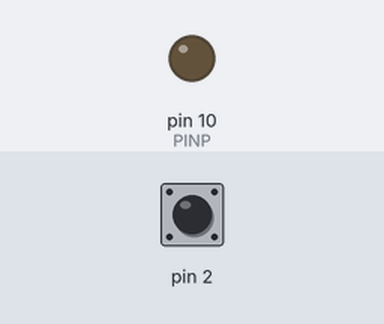
A sketch run on a simulated Arduino Uno, built with avr-gcc and run on an emulated ATmega328P. Parts: output pins drawn as LEDs (lit = HIGH). The test bench sets the inputs (shaded band); at power-on: pin 2 HIGH.

Above: at 1.2 s.
1.3 s: pin 2 pulled LOW for 0.15 s
At 2.5 s:
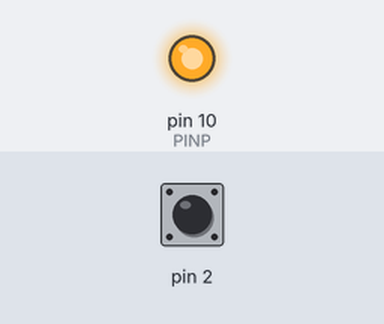
2.9 s: pin 2 pulled LOW for 1 s
At 3.8 s:
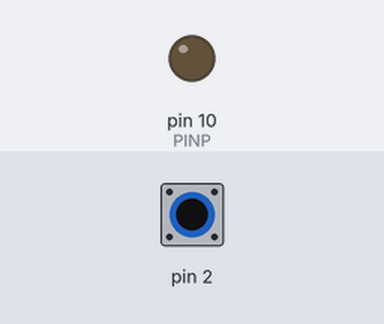
5.4 s: pin 2 pulled LOW for 3.2 s
At 5.7 s:
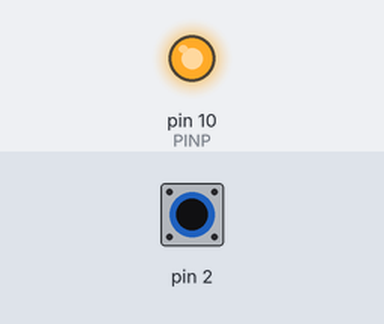
Timing chart, 0 to 8.4 s (numbered marks = the images above; inputs shaded):
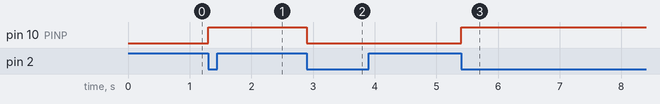

The sketch:

4c.ino
```cpp
#define PINP PB2   // PORTB bit 2
#define PINR PB2   // same pin

volatile bool state = false;

void setup() {
  DDRD &= ~(1 << PD2);   // PD2 as input for INT0
  PORTD |= (1 << PD2);   // enable pull-up on PD2

  DDRB |= (1 << PINP);   // PB2 as output for both LEDs

  EICRA |= (1 << ISC01); // INT0 falling edge
  EIMSK |= (1 << INT0);  // enable INT0
  sei();                 // enable global interrupts
}

ISR(INT0_vect) {
  state = !state;
  if (state) {
    PORTB |= (1 << PINP);   // PB2 HIGH → both LEDs ON
  } else {
    PORTB &= ~(1 << PINP);  // PB2 LOW → both LEDs OFF
  }
}

void loop() {
  // nothing, all in ISR
}
```

Measured:
- after the input at 1.3 s, pin 10 (PINP): LOW → HIGH at once
- after the input at 2.9 s, pin 10 (PINP): HIGH → LOW at once
- after the input at 5.4 s, pin 10 (PINP): LOW → HIGH at once
